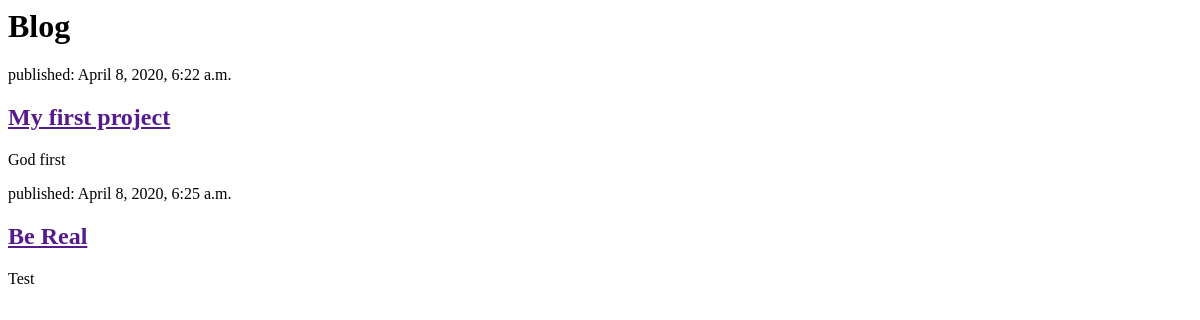
Before: / with the older database file.
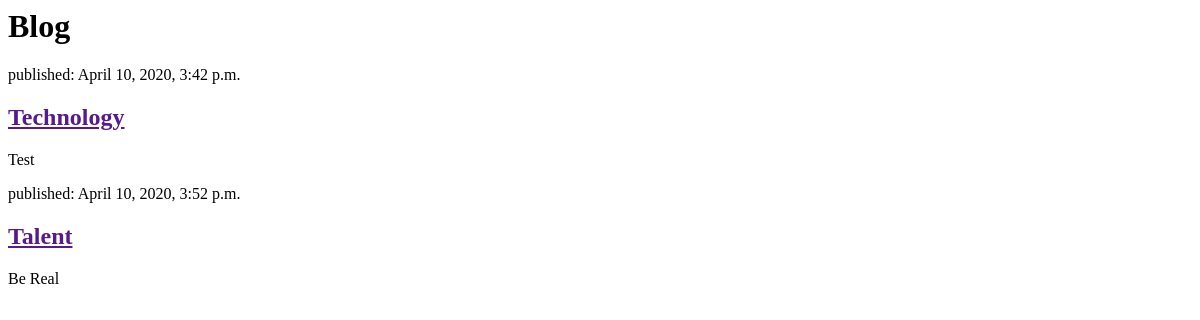
After: the same page with the newer database file.
### blog/models.py (models this page shows, shortened)
class Post(models.Model):
    author = models.ForeignKey(settings.AUTH_USER_MODEL, on_delete=models.CASCADE)
    title = models.CharField(max_length=200)
    text = models.TextField()
    created_date = models.DateTimeField(default= timezone.now)
    published_date = models.DateTimeField(blank=True, null= True)

### blog/views.py (the view)
# urls.py: path('', views.post_list, name='post_list'),
def post_list(request):
    posts = Post.objects.filter(published_date__lte=timezone.now()).order_by('published_date')
    return render(request, 'blog/post_list.html',{'posts': posts})

### blog/templates/blog/post_list.html (shortened to what this page needs)
<html>
<head>
</head>
<body>
    <div>
        <h1>Blog</h1>
    </div>
    {% for post in posts %}
    <div>
        <p>published: {{ post.published_date }}</p>
        <h2><a href="">{{ post.title }}</a></h2>
        <p>{{ post.text|linebreaksbr }}</p>
    </div> {% endfor %}
</body>
</html>

Changed rows visible on the page:
removed Post: published_date "April 8, 2020, 6:22 a.m.", title "My first project", text "God first"
added Post: published_date "April 10, 2020, 3:42 p.m.", title "Technology", text "Test"
changed Post "Be Real": published_date "April 8, 2020, 6:25 a.m." → "April 10, 2020, 3:52 p.m."; title "Be Real" → "Talent"; text "Test" → "Be Real"
